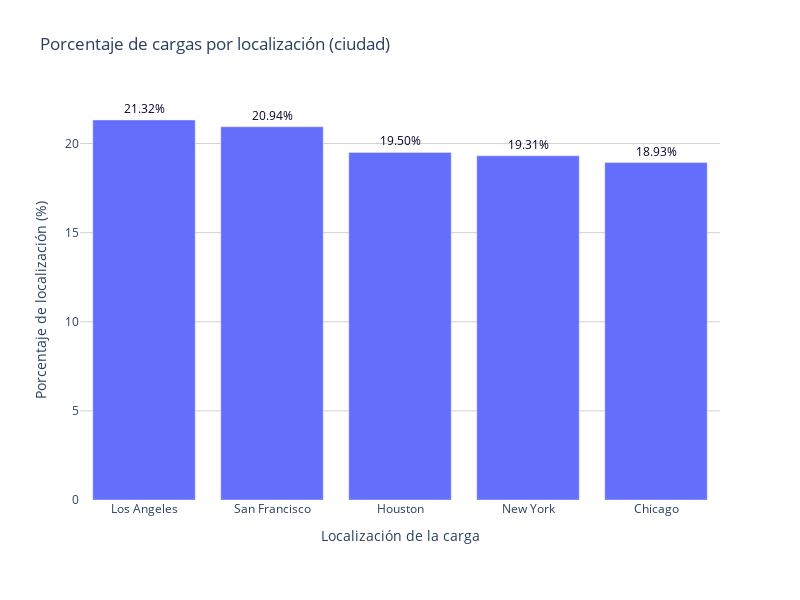

Write notebook code for a chart like this one.
### Markdown cell above
Comparación de modelos de coche en función a las cargas realizadas:

- Tesla Model 3 es el más cargado (21.22%), pero solo ligeramente más que Hyundai Kona (20.84%) y Nissan Leaf (19.89%).

### Code cell
# Calcular datos
location_counts = ds_evs_clean['Charging Station Location'].value_counts()
total_locations = location_counts.sum()
location_percentages = (location_counts / total_locations * 100).round(2)

# Crear barra con color personalizado
trace = go.Bar(
    x=location_counts.index,
    y=location_percentages.values,
    text=[f'{pct:.2f}%' for pct in location_percentages],  # corregido aquí
    textposition='outside',
    insidetextanchor='middle',
    textfont=dict(color='#07032b'),
    hovertemplate=[
        f'{location}<br>{pct:.2f}% ({count} cargas)' 
        for location, pct, count in zip(location_counts.index, location_percentages, location_counts)
    ])


# Layout con tamaño ajustado
layout = go.Layout(
    title='Porcentaje de cargas por localización (ciudad)',
    xaxis=dict(title='Localización de la carga'),
    yaxis=dict(title='Porcentaje de localización (%)', 
               showgrid=True,
               gridcolor='lightgray',
               gridwidth=1),
    margin=dict(b=100),
    width=800,
    height=600,
    plot_bgcolor="#ffffff",
    paper_bgcolor='#ffffff'
)

fig = go.Figure(data=[trace], layout=layout)

print("❌ Gráfico que muestra el porcentaje (%) total de cargas que se realiza en cada una de las ciudades registradas por las estaciones de carga")

iplot(fig);

### Figure 1 — Plotly figure (JSON) as saved in the notebook; plotly's stock layout.template omitted (floating-point values rounded to 4 significant figures)
{"data": [{"hovertemplate": ["Los Angeles<br>21.32% (223 cargas)", "San Francisco<br>20.94% (219 cargas)", "Houston<br>19.50% (204 cargas)", "New York<br>19.31% (202 cargas)", "Chicago<br>18.93% (198 cargas)"], "insidetextanchor": "middle", "text": ["21.32%", "20.94%", "19.50%", "19.31%", "18.93%"], "textfont": {"color": "#07032b"}, "textposition": "outside", "type": "bar", "x": ["Los Angeles", "San Francisco", "Houston", "New York", "Chicago"], "y": [21.32, 20.94, 19.5, 19.31, 18.93]}], "layout": {"height": 600, "margin": {"b": 100}, "paper_bgcolor": "#ffffff", "plot_bgcolor": "#ffffff", "title": {"text": "Porcentaje de cargas por localización (ciudad)"}, "width": 800, "xaxis": {"title": {"text": "Localización de la carga"}}, "yaxis": {"gridcolor": "lightgray", "gridwidth": 1, "showgrid": true, "title": {"text": "Porcentaje de localización (%)"}}}}
